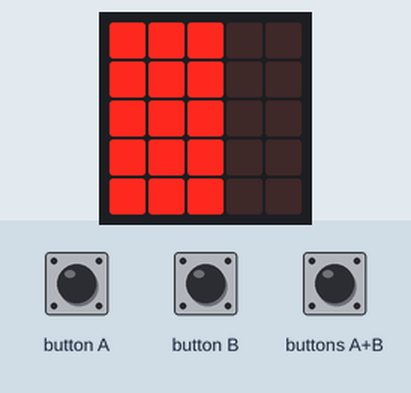
Simulated run of this program. Board: BBC micro:bit (MakeCode). Parts: the board's 5×5 LED display. The inputs (shaded band) are chosen by the test bench. Random numbers come from a fixed seed.

Above: at 1.8 s.
At 6.6 s:
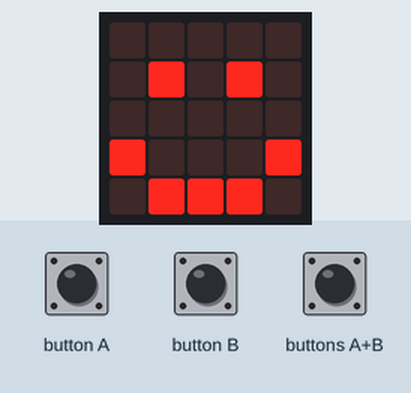
8.7 s: button A pressed for 1 s
At 9.9 s:
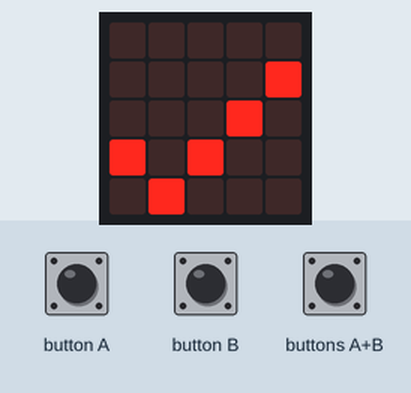
18.5 s: button B pressed for 3.2 s
At 22.2 s:
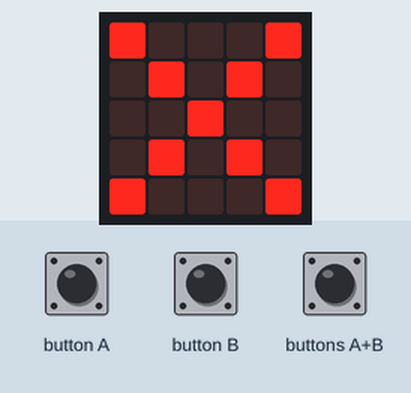
Timing chart, 0 to 23.7 s (numbered marks = the images above; inputs shaded):
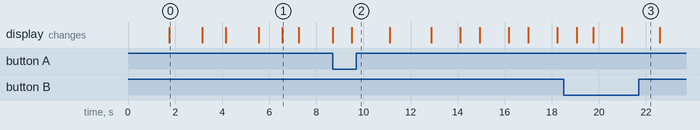

Measured:
- after the input at 8.7 s, the display: first changes at once (image 2 shows a later state)
- what the display in image 0 shows lasts 1.4 s, from 1.8 s to 3.2 s
- what the display in image 1 shows lasts 0.7 s, from 6.6 s to 7.3 s

The program:

main.ts
```typescript
let usersequence: number[] = []
let randomside = 0
let index = 0
let correctsequence: number[] = []
let complexity = 2
let level = 1
let speedsequence = 1000
let win = true
basic.forever(function () {
    correctsequence = []
    correctsequence = []
    basic.showString("" + level)
    basic.pause(1000)
    index = 0
    for (let index2 = 0; index2 < complexity; index2++) {
        randomside = randint(0, 1)
        correctsequence[index] = randomside
        index += 1
        if (randomside == 0) {
            basic.showLeds(`
                # # # . .
                # # # . .
                # # # . .
                # # # . .
                # # # . .
                `)
            basic.pause(speedsequence)
            basic.clearScreen()
            basic.pause(speedsequence)
        } else if (randomside == 1) {
            basic.showLeds(`
                . . # # #
                . . # # #
                . . # # #
                . . # # #
                . . # # #
                `)
            basic.pause(speedsequence)
            basic.clearScreen()
            basic.pause(speedsequence)
        } else if (randomside == 2) {
            basic.showLeds(`
                # # # # #
                # # # # #
                # # # # #
                # # # # #
                # # # # #
                `)
            basic.pause(speedsequence)
            basic.clearScreen()
            basic.pause(100)
        }
    }
    basic.showIcon(IconNames.Happy)
    basic.pause(100)
    basic.clearScreen()
    index = 0
    while (usersequence.length != correctsequence.length + 0) {
        if (input.buttonIsPressed(Button.A)) {
            usersequence[index] = parseFloat("0")
            index += 1
            basic.showLeds(`
                # # # . .
                # # # . .
                # # # . .
                # # # . .
                # # # . .
                `)
            basic.clearScreen()
        } else if (input.buttonIsPressed(Button.B)) {
            usersequence[index] = parseFloat("1")
            index += 1
            basic.showLeds(`
                . . # # #
                . . # # #
                . . # # #
                . . # # #
                . . # # #
                `)
            basic.clearScreen()
        } else if (input.buttonIsPressed(Button.AB)) {
            usersequence[index] = parseFloat("2")
            index += 1
            basic.showLeds(`
                # # # # #
                # # # # #
                # # # # #
                # # # # #
                # # # # #
                `)
            basic.clearScreen()
        }
    }
    index = 0
    for (let value of correctsequence) {
        if (value == usersequence[Math.constrain(index, 0, correctsequence.length)]) {
            index += 1
        } else {
            basic.showIcon(IconNames.No)
            correctsequence = []
            usersequence = []
            level = 0
            win = false
            break;
        }
    }
    if (win == true) {
        basic.showIcon(IconNames.Yes)
        speedsequence = speedsequence / 1.2
        complexity = Math.constrain(complexity + 1, 2, 20)
    } else {
        complexity = 2
        speedsequence = 1000
    }
    win = true
    level = level + 1
    basic.pause(1000)
})
```

test.ts
```typescript
// здесь помещаются тесты; они не будут скомпилированы, пока пакет используется в качестве расширения.
```
